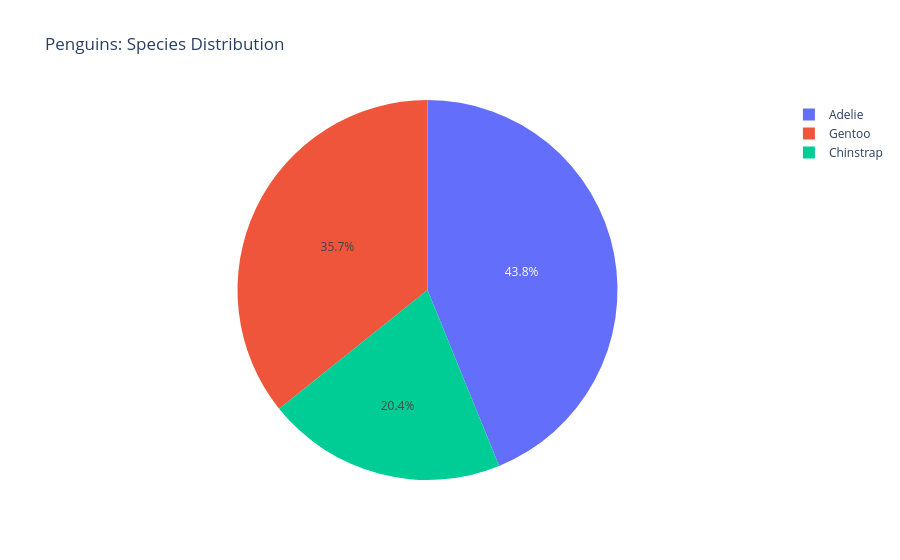

Notebook cell for this chart:
### Markdown cell above
### Plotly

### Code cell
# თითოეული სახეობის რაოდენობა
species_counts = df["species"].value_counts().reset_index()
species_counts.columns = ["species", "count"]

# Pie Chart: რომელი სახეობიდან რამდენი პინგვინი გვხვდება
fig_pie = px.pie(
    species_counts,
    names="species",      # კატეგორიები – პინგვინის სახეობა
    values="count",       # თითოეული კატეგორიის რაოდენობა
    title="Penguins: Species Distribution"
)
fig_pie.show()

### Figure 1 — Plotly figure (JSON) as saved in the notebook; plotly's stock layout.template omitted (floating-point values rounded to 4 significant figures)
{"data": [{"domain": {"x": [0, 1], "y": [0, 1]}, "hovertemplate": "species=%{label}<br>count=%{value}<extra></extra>", "labels": ["Adelie", "Gentoo", "Chinstrap"], "legendgroup": "", "name": "", "showlegend": true, "type": "pie", "values": [146, 119, 68]}], "layout": {"legend": {"tracegroupgap": 0}, "title": {"text": "Penguins: Species Distribution"}}}
